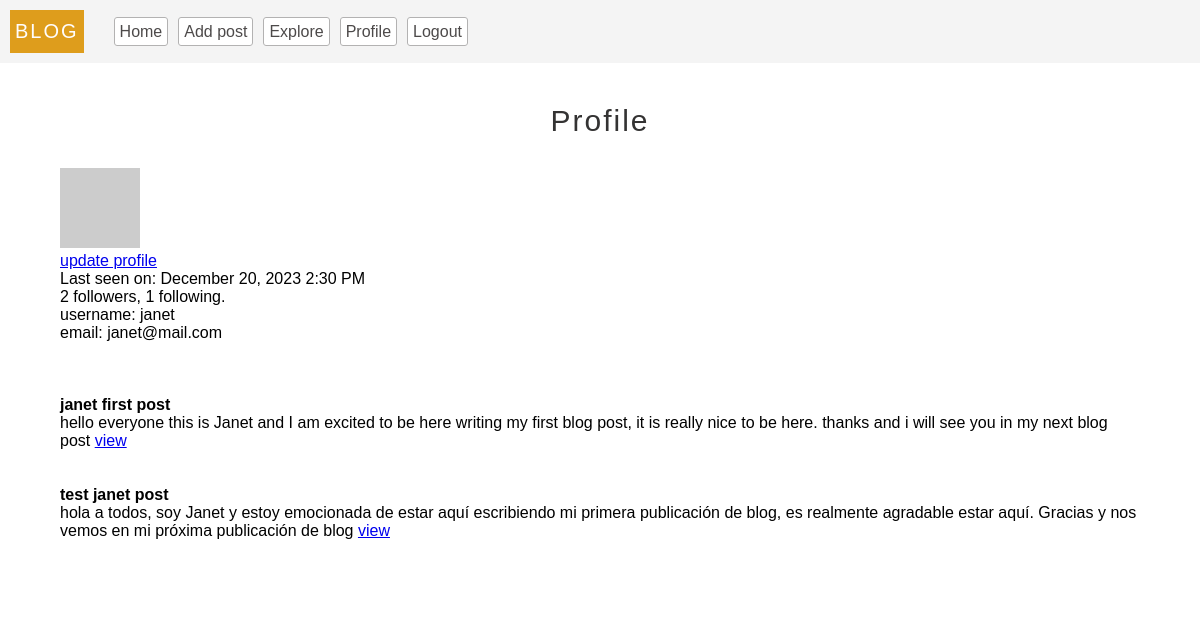
/profile (signed in), run on an earlier commit of the app's database.
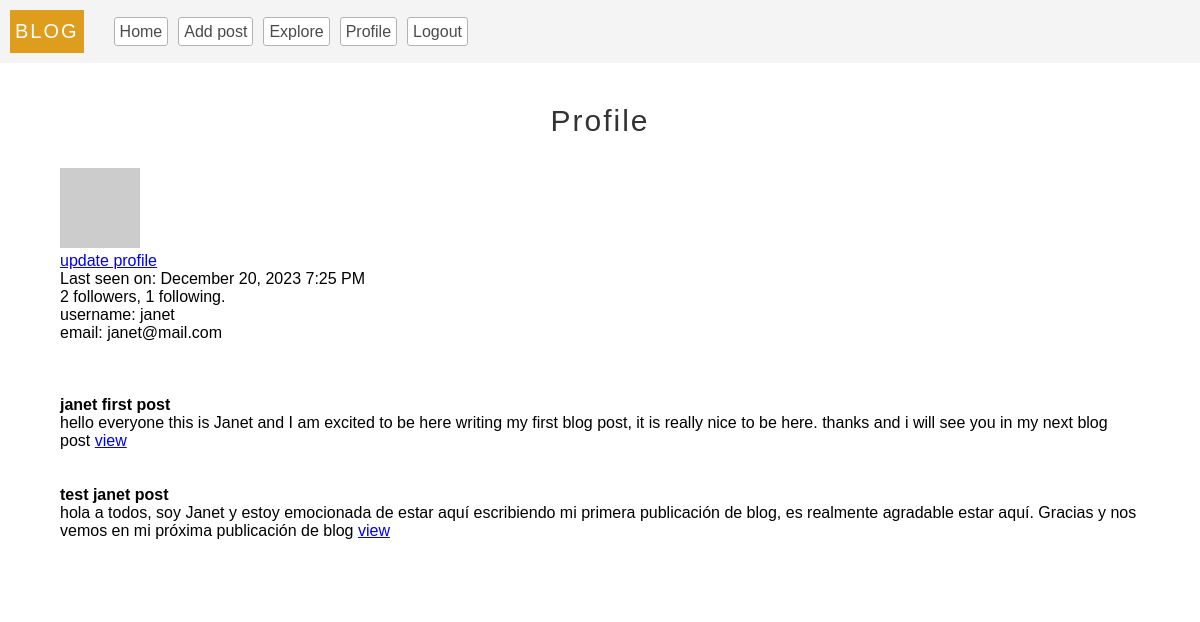
And on a later commit of the database.
### models.py (models this page shows, shortened)
class User(db.Model, UserMixin):
  __tablename__ = 'users'
  id = db.Column(db.Integer, primary_key = True)
  username = db.Column(db.String(100), unique = True, index = True)
  email = db.Column(db.String(100), index = True, unique = True)
  password = db.Column(db.String(200))
  last_seen = db.Column(db.DateTime, default=datetime.utcnow, index = True)
  about_me = db.Column(db.String, nullable=True)
  posts = db.relationship(
    'Post',
    backref = 'author',
    lazy = 'dynamic'
  )
  followed = db.relationship(
    'User',
    secondary = followers,
    primaryjoin = (followers.c.follower_id == id),
    secondaryjoin = (followers.c.followed_id == id),
    backref = db.backref('followers', lazy='dynamic'),
    lazy = 'dynamic'
  )
  follower = db.relationship(
    'User',
    secondary = followers,
    primaryjoin = (followers.c.followed_id == id),
    secondaryjoin = (followers.c.follower_id == id),
    backref = db.backref('followed_user', lazy='dynamic'),
    lazy = 'dynamic'
  )
  def avatar(self, size='80'):
    digest = md5(str(self.email).lower().encode('utf-8')).hexdigest()
    return f'https://gravatar.com/avatar/{digest}?d=identicon&s={size}'
  def update_last_seen(self):
    self.last_seen = datetime.utcnow()
    db.session.commit()
  @login.user_loader
  def get_user(id):
    return User.query.get(int(id))

### server.py (the view)
@app.route('/profile')
@login_required
def profile():
  return render_template('profile.html', title='Profile', user = current_user, posts = current_user.posts)

### app.py (called while the page is built)
def get_locale():
  return request.accept_languages.best_match(app.config['LANGUAGES'])

### server.py (called while the page is built)
@app.before_request
def validate():
  if current_user.is_authenticated:
    current_user.update_last_seen()
  g.locale =  (str(get_locale()))

### templates/profile.html (shortened to what this page needs)
{% extends 'base.html'%}
{% block content %}
  <center><p class="header">{{_('Profile')}}</p></center>
  <div class="profile-photo-container">
    <img class="profile-photo" src="{{current_user.avatar()}}" alt="photo"/>
    <p><a href="{{url_for('update_profile')}}"> {{_('update profile')}}</a></p>
  </div>
  {% if user.last_seen %}<p>{{ _( 'Last seen on: %(time)s ', time = moment(user.last_seen).format('LLL') ) }}</p>{% endif %}
  <p>{{ user.follower.count() }} {{_('followers')}}, {{ user.followed.count() }} {{_('following')}}.</p>
  <p>{{_('username')}}: {{current_user.username}}</p>
  <p>{{_('email')}}: {{current_user.email}}</p>
  <br><br>
  {% for post in posts %}
  <br>
      <article>
        <h4>{{post.title}}</h4>
        {{post.body}}
        <a href="/post/{{post.id}}">view</a>
      </article>
  <br>
    {% endfor %}
{% endblock %}

What changed in the data, as far as the page shows it:
changed User "janet": last_seen "Last seen on: December 20, 2023 2:30 PM" → "Last seen on: December 20, 2023 7:25 PM"
